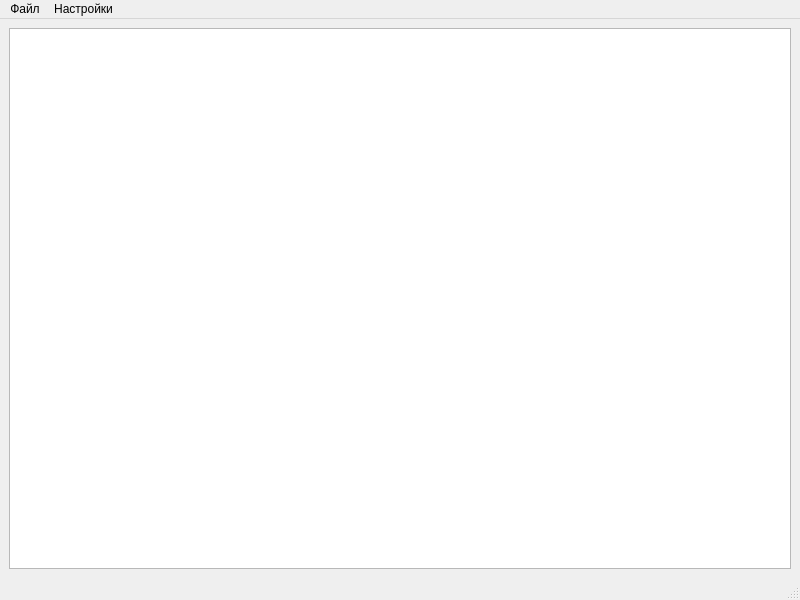
<?xml version="1.0" encoding="UTF-8"?>
<ui version="4.0">
 <class>MainWindow</class>
 <widget class="QMainWindow" name="MainWindow">
  <property name="geometry">
   <rect>
    <x>0</x>
    <y>0</y>
    <width>800</width>
    <height>600</height>
   </rect>
  </property>
  <property name="windowTitle">
   <string>MainWindow</string>
  </property>
  <widget class="QWidget" name="centralwidget">
   <layout class="QVBoxLayout" name="verticalLayout">
    <item>
     <widget class="QGraphicsView" name="graphicsView"/>
    </item>
   </layout>
  </widget>
  <widget class="QMenuBar" name="menubar">
   <property name="geometry">
    <rect>
     <x>0</x>
     <y>0</y>
     <width>800</width>
     <height>30</height>
    </rect>
   </property>
   <widget class="QMenu" name="File">
    <property name="title">
     <string>Файл</string>
    </property>
    <addaction name="New"/>
    <addaction name="Open"/>
    <addaction name="Save"/>
    <addaction name="Save_as"/>
    <addaction name="Exit"/>
   </widget>
   <widget class="QMenu" name="menu">
    <property name="title">
     <string>Настройки</string>
    </property>
    <addaction name="Settings"/>
   </widget>
   <addaction name="File"/>
   <addaction name="menu"/>
  </widget>
  <widget class="QStatusBar" name="statusbar"/>
  <action name="New">
   <property name="text">
    <string>новый</string>
   </property>
  </action>
  <action name="Open">
   <property name="text">
    <string>открыть</string>
   </property>
  </action>
  <action name="Save">
   <property name="text">
    <string>сохранить</string>
   </property>
  </action>
  <action name="Save_as">
   <property name="text">
    <string>сохранить как</string>
   </property>
  </action>
  <action name="Settings">
   <property name="text">
    <string>настройки</string>
   </property>
  </action>
  <action name="Exit">
   <property name="text">
    <string>выход</string>
   </property>
  </action>
 </widget>
 <resources/>
 <connections/>
</ui>
